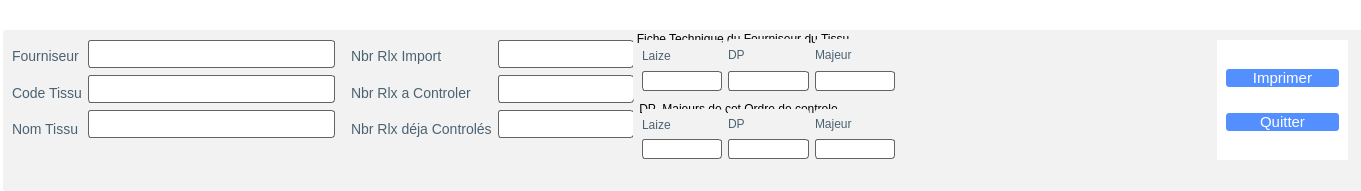
    <widget class="QFrame" name="frame_Top">
     <property name="geometry">
      <rect>
       <x>30</x>
       <y>0</y>
       <width>1361</width>
       <height>191</height>
      </rect>
     </property>
     <property name="maximumSize">
      <size>
       <width>16777215</width>
       <height>200</height>
      </size>
     </property>
     <property name="styleSheet">
      <string notr="true">QFrame{

	background-color: rgb(255, 255, 255);
	border:0px;
}</string>
     </property>
     <property name="frameShape">
      <enum>QFrame::StyledPanel</enum>
     </property>
     <property name="frameShadow">
      <enum>QFrame::Raised</enum>
     </property>
     <widget class="QFrame" name="frame_TopCenter">
      <property name="geometry">
       <rect>
        <x>3</x>
        <y>30</y>
        <width>1381</width>
        <height>161</height>
       </rect>
      </property>
      <property name="styleSheet">
       <string notr="true">background-color: rgb(242, 242, 242);
border-radius:3px;</string>
      </property>
      <property name="frameShape">
       <enum>QFrame::StyledPanel</enum>
      </property>
      <property name="frameShadow">
       <enum>QFrame::Raised</enum>
      </property>
      <widget class="QGroupBox" name="groupBox">
       <property name="geometry">
        <rect>
         <x>0</x>
         <y>0</y>
         <width>341</width>
         <height>121</height>
        </rect>
       </property>
       <property name="styleSheet">
        <string notr="true">QGroupBox{
	padding:0px;
}
QLabel{
	text-align:left;
	color:#4b6272;
	border:0px;
	font-size:14px;
}


QLineEdit {
    border: 1px solid  rgb(99, 99, 99);
    border-radius: 3px;
    padding: 5px;
    background-color: #fff;
    color: rgb(100, 100, 100);
}
QLineEdit:hover {
    border: 1px solid rgb(186, 189, 182);
}
QLineEdit:focus {
    border: 1px solid   rgb(114, 159, 207);
    color: rgb(100, 100, 100);
}



</string>
       </property>
       <property name="title">
        <string/>
       </property>
       <layout class="QGridLayout" name="gridLayout_3">
        <item row="0" column="1">
         <layout class="QHBoxLayout" name="horizontalLayout">
          <item>
           <layout class="QVBoxLayout" name="verticalLayout">
            <item>
             <widget class="QLabel" name="label_Fourniseur">
              <property name="minimumSize">
               <size>
                <width>0</width>
                <height>33</height>
               </size>
              </property>
              <property name="maximumSize">
               <size>
                <width>16777215</width>
                <height>33</height>
               </size>
              </property>
              <property name="styleSheet">
               <string notr="true"/>
              </property>
              <property name="text">
               <string>Fourniseur</string>
              </property>
             </widget>
            </item>
            <item>
             <widget class="QLabel" name="label_Code_Tissu">
              <property name="minimumSize">
               <size>
                <width>0</width>
                <height>33</height>
               </size>
              </property>
              <property name="maximumSize">
               <size>
                <width>16777215</width>
                <height>33</height>
               </size>
              </property>
              <property name="styleSheet">
               <string notr="true"/>
              </property>
              <property name="text">
               <string>Code Tissu</string>
              </property>
             </widget>
            </item>
            <item>
             <widget class="QLabel" name="label_Nom_Tissu">
              <property name="minimumSize">
               <size>
                <width>0</width>
                <height>33</height>
               </size>
              </property>
              <property name="maximumSize">
               <size>
                <width>16777215</width>
                <height>33</height>
               </size>
              </property>
              <property name="styleSheet">
               <string notr="true"/>
              </property>
              <property name="text">
               <string>Nom Tissu</string>
              </property>
             </widget>
            </item>
           </layout>
          </item>
          <item>
           <layout class="QVBoxLayout" name="verticalLayout_3">
            <item>
             <widget class="QLineEdit" name="lineEdit_Fourniseur">
              <property name="minimumSize">
               <size>
                <width>150</width>
                <height>28</height>
               </size>
              </property>
              <property name="maximumSize">
               <size>
                <width>16777215</width>
                <height>16777215</height>
               </size>
              </property>
              <property name="styleSheet">
               <string notr="true"/>
              </property>
             </widget>
            </item>
            <item>
             <widget class="QLineEdit" name="lineEdit_Code_Tissu">
              <property name="minimumSize">
               <size>
                <width>150</width>
                <height>28</height>
               </size>
              </property>
              <property name="maximumSize">
               <size>
                <width>16777215</width>
                <height>16777215</height>
               </size>
              </property>
              <property name="styleSheet">
               <string notr="true"/>
              </property>
             </widget>
            </item>
            <item>
             <widget class="QLineEdit" name="lineEdit_Nom_Tissu">
              <property name="minimumSize">
               <size>
                <width>150</width>
                <height>28</height>
               </size>
              </property>
              <property name="maximumSize">
               <size>
                <width>16777215</width>
                <height>16777215</height>
               </size>
              </property>
              <property name="styleSheet">
               <string notr="true"/>
              </property>
             </widget>
            </item>
           </layout>
          </item>
         </layout>
        </item>
       </layout>
      </widget>
      <widget class="QGroupBox" name="groupBox_2">
       <property name="geometry">
        <rect>
         <x>339</x>
         <y>0</y>
         <width>301</width>
         <height>121</height>
        </rect>
       </property>
       <property name="styleSheet">
        <string notr="true">QGroupBox{
	padding:0px;
}
QLabel{
	text-align:left;
	color:#4b6272;
	border:0px;
	font-size:14px;
}

QLineEdit {
    border: 1px solid  rgb(99, 99, 99);
    border-radius: 3px;
    padding: 5px;
    background-color: #fff;
    color: rgb(100, 100, 100);
}
QLineEdit:hover {
    border: 1px solid rgb(186, 189, 182);
}
QLineEdit:focus {
    border: 1px solid   rgb(114, 159, 207);
    color: rgb(100, 100, 100);
}

</string>
       </property>
       <property name="title">
        <string/>
       </property>
       <layout class="QGridLayout" name="gridLayout_5">
        <item row="0" column="0">
         <layout class="QHBoxLayout" name="horizontalLayout_3">
          <item>
           <layout class="QVBoxLayout" name="verticalLayout_6">
            <item>
             <widget class="QLabel" name="label_Nbr_Rlx_Import">
              <property name="minimumSize">
               <size>
                <width>0</width>
                <height>33</height>
               </size>
              </property>
              <property name="maximumSize">
               <size>
                <width>16777215</width>
                <height>33</height>
               </size>
              </property>
              <property name="styleSheet">
               <string notr="true"/>
              </property>
              <property name="text">
               <string>Nbr Rlx Import</string>
              </property>
             </widget>
            </item>
            <item>
             <widget class="QLabel" name="label_Nbr_Rlx_a_Controler">
              <property name="minimumSize">
               <size>
                <width>0</width>
                <height>33</height>
               </size>
              </property>
              <property name="maximumSize">
               <size>
                <width>16777215</width>
                <height>33</height>
               </size>
              </property>
              <property name="cursor">
               <cursorShape>ArrowCursor</cursorShape>
              </property>
              <property name="styleSheet">
               <string notr="true"/>
              </property>
              <property name="text">
               <string>Nbr Rlx a Controler</string>
              </property>
             </widget>
            </item>
            <item>
             <widget class="QLabel" name="label_Nbr_Rlx_deja_Controles">
              <property name="minimumSize">
               <size>
                <width>0</width>
                <height>33</height>
               </size>
              </property>
              <property name="maximumSize">
               <size>
                <width>16777215</width>
                <height>33</height>
               </size>
              </property>
              <property name="styleSheet">
               <string notr="true"/>
              </property>
              <property name="text">
               <string>Nbr Rlx déja Controlés</string>
              </property>
             </widget>
            </item>
           </layout>
          </item>
          <item>
           <layout class="QVBoxLayout" name="verticalLayout_7">
            <item>
             <widget class="QLineEdit" name="lineEdit_Nbr_Rlx_Import">
              <property name="minimumSize">
               <size>
                <width>50</width>
                <height>0</height>
               </size>
              </property>
              <property name="maximumSize">
               <size>
                <width>16777215</width>
                <height>16777215</height>
               </size>
              </property>
              <property name="styleSheet">
               <string notr="true"/>
              </property>
             </widget>
            </item>
            <item>
             <widget class="QLineEdit" name="lineEdit_Nbr_Rlx_a_Controler">
              <property name="minimumSize">
               <size>
                <width>50</width>
                <height>0</height>
               </size>
              </property>
              <property name="maximumSize">
               <size>
                <width>16777215</width>
                <height>16777215</height>
               </size>
              </property>
              <property name="styleSheet">
               <string notr="true"/>
              </property>
             </widget>
            </item>
            <item>
             <widget class="QLineEdit" name="lineEdit_Nbr_Rlx_deja_Controles">
              <property name="minimumSize">
               <size>
                <width>50</width>
                <height>0</height>
               </size>
              </property>
              <property name="maximumSize">
               <size>
                <width>16777215</width>
                <height>16777215</height>
               </size>
              </property>
              <property name="styleSheet">
               <string notr="true"/>
              </property>
             </widget>
            </item>
           </layout>
          </item>
         </layout>
        </item>
       </layout>
      </widget>
      <widget class="QGroupBox" name="groupBox_DP_Majeurs_de_cet_Ordre_de_Controle_2">
       <property name="geometry">
        <rect>
         <x>630</x>
         <y>70</y>
         <width>271</width>
         <height>71</height>
        </rect>
       </property>
       <property name="styleSheet">
        <string notr="true">QGroupBox{
	padding: 2px;
	border-radius: 3px;
}
QLabel{
	text-align:left;
	color:#4b6272;
	border:0px;
	font-size:12px;
}

QLineEdit {
    border: 1px solid  rgb(99, 99, 99);
    border-radius: 3px;
    padding: 5px;
    background-color: #fff;
    color: rgb(100, 100, 100);
}
QLineEdit:hover {
    border: 1px solid rgb(186, 189, 182);
}
QLineEdit:focus {
    border: 1px solid   rgb(114, 159, 207);
    color: rgb(100, 100, 100);
}



</string>
       </property>
       <property name="title">
        <string>DP &amp; Majeurs de cet Ordre de controle</string>
       </property>
       <layout class="QGridLayout" name="gridLayout_14">
        <property name="topMargin">
         <number>9</number>
        </property>
        <property name="bottomMargin">
         <number>12</number>
        </property>
        <item row="0" column="0">
         <layout class="QVBoxLayout" name="verticalLayout_31">
          <property name="spacing">
           <number>0</number>
          </property>
          <property name="sizeConstraint">
           <enum>QLayout::SetFixedSize</enum>
          </property>
          <item>
           <widget class="QLabel" name="label_Laize_3">
            <property name="minimumSize">
             <size>
              <width>0</width>
              <height>32</height>
             </size>
            </property>
            <property name="maximumSize">
             <size>
              <width>16777215</width>
              <height>29</height>
             </size>
            </property>
            <property name="styleSheet">
             <string notr="true"/>
            </property>
            <property name="text">
             <string notr="true">Laize</string>
            </property>
           </widget>
          </item>
          <item>
           <widget class="QLineEdit" name="lineEdit_Laize2_2">
            <property name="minimumSize">
             <size>
              <width>0</width>
              <height>20</height>
             </size>
            </property>
            <property name="maximumSize">
             <size>
              <width>16777215</width>
              <height>20</height>
             </size>
            </property>
            <property name="styleSheet">
             <string notr="true"/>
            </property>
           </widget>
          </item>
         </layout>
        </item>
        <item row="0" column="1">
         <layout class="QVBoxLayout" name="verticalLayout_34">
          <property name="spacing">
           <number>0</number>
          </property>
          <property name="sizeConstraint">
           <enum>QLayout::SetFixedSize</enum>
          </property>
          <item>
           <widget class="QLabel" name="label_DP_3">
            <property name="minimumSize">
             <size>
              <width>0</width>
              <height>29</height>
             </size>
            </property>
            <property name="maximumSize">
             <size>
              <width>16777215</width>
              <height>32</height>
             </size>
            </property>
            <property name="styleSheet">
             <string notr="true"/>
            </property>
            <property name="text">
             <string>DP</string>
            </property>
           </widget>
          </item>
          <item>
           <widget class="QLineEdit" name="lineEdit_DP_4">
            <property name="minimumSize">
             <size>
              <width>0</width>
              <height>20</height>
             </size>
            </property>
            <property name="maximumSize">
             <size>
              <width>16777215</width>
              <height>20</height>
             </size>
            </property>
            <property name="styleSheet">
             <string notr="true"/>
            </property>
           </widget>
          </item>
         </layout>
        </item>
        <item row="0" column="2">
         <layout class="QVBoxLayout" name="verticalLayout_35">
          <property name="spacing">
           <number>0</number>
          </property>
          <property name="sizeConstraint">
           <enum>QLayout::SetFixedSize</enum>
          </property>
          <item>
           <widget class="QLabel" name="label_Majeur_4">
            <property name="minimumSize">
             <size>
              <width>0</width>
              <height>29</height>
             </size>
            </property>
            <property name="maximumSize">
             <size>
              <width>16777215</width>
              <height>32</height>
             </size>
            </property>
            <property name="styleSheet">
             <string notr="true"/>
            </property>
            <property name="text">
             <string>Majeur</string>
            </property>
           </widget>
          </item>
          <item>
           <widget class="QLineEdit" name="lineEdit_Majeur_4">
            <property name="minimumSize">
             <size>
              <width>0</width>
              <height>20</height>
             </size>
            </property>
            <property name="maximumSize">
             <size>
              <width>16777215</width>
              <height>20</height>
             </size>
            </property>
            <property name="styleSheet">
             <string notr="true"/>
            </property>
           </widget>
          </item>
         </layout>
        </item>
       </layout>
      </widget>
      <widget class="QGroupBox" name="groupBox_Fiche_Technique_du_Fourniseur_du_Tissu_2">
       <property name="geometry">
        <rect>
         <x>630</x>
         <y>0</y>
         <width>271</width>
         <height>71</height>
        </rect>
       </property>
       <property name="styleSheet">
        <string notr="true">QGroupBox{
	padding: 2px;
	border-radius: 3px;
}
QLabel{
	text-align:left;
	color:#4b6272;
	border:0px;
	font-size:12px;
}

QLineEdit {
    border: 1px solid  rgb(99, 99, 99);
    border-radius: 3px;
    padding: 5px;
    background-color: #fff;
    color: rgb(100, 100, 100);
}
QLineEdit:hover {
    border: 1px solid rgb(186, 189, 182);
}
QLineEdit:focus {
    border: 1px solid   rgb(114, 159, 207);
    color: rgb(100, 100, 100);
}



</string>
       </property>
       <property name="title">
        <string>Fiche Technique du Fourniseur du Tissu</string>
       </property>
       <layout class="QGridLayout" name="gridLayout_4">
        <item row="0" column="0">
         <layout class="QVBoxLayout" name="verticalLayout_33">
          <property name="spacing">
           <number>0</number>
          </property>
          <property name="sizeConstraint">
           <enum>QLayout::SetFixedSize</enum>
          </property>
          <item>
           <widget class="QLabel" name="label_Laize_1">
            <property name="minimumSize">
             <size>
              <width>0</width>
              <height>32</height>
             </size>
            </property>
            <property name="maximumSize">
             <size>
              <width>16777215</width>
              <height>29</height>
             </size>
            </property>
            <property name="styleSheet">
             <string notr="true"/>
            </property>
            <property name="text">
             <string notr="true">Laize</string>
            </property>
           </widget>
          </item>
          <item>
           <widget class="QLineEdit" name="lineEdit_Laize_1">
            <property name="minimumSize">
             <size>
              <width>0</width>
              <height>20</height>
             </size>
            </property>
            <property name="maximumSize">
             <size>
              <width>16777215</width>
              <height>20</height>
             </size>
            </property>
            <property name="styleSheet">
             <string notr="true"/>
            </property>
           </widget>
          </item>
         </layout>
        </item>
        <item row="0" column="1">
         <layout class="QVBoxLayout" name="verticalLayout_10">
          <property name="spacing">
           <number>0</number>
          </property>
          <property name="sizeConstraint">
           <enum>QLayout::SetFixedSize</enum>
          </property>
          <item>
           <widget class="QLabel" name="label_DP_1">
            <property name="minimumSize">
             <size>
              <width>0</width>
              <height>29</height>
             </size>
            </property>
            <property name="maximumSize">
             <size>
              <width>16777215</width>
              <height>32</height>
             </size>
            </property>
            <property name="styleSheet">
             <string notr="true"/>
            </property>
            <property name="text">
             <string>DP</string>
            </property>
           </widget>
          </item>
          <item>
           <widget class="QLineEdit" name="lineEdit_DP_1">
            <property name="minimumSize">
             <size>
              <width>0</width>
              <height>20</height>
             </size>
            </property>
            <property name="maximumSize">
             <size>
              <width>16777215</width>
              <height>20</height>
             </size>
            </property>
            <property name="styleSheet">
             <string notr="true"/>
            </property>
           </widget>
          </item>
         </layout>
        </item>
        <item row="0" column="2">
         <layout class="QVBoxLayout" name="verticalLayout_11">
          <property name="spacing">
           <number>0</number>
          </property>
          <property name="sizeConstraint">
           <enum>QLayout::SetFixedSize</enum>
          </property>
          <item>
           <widget class="QLabel" name="label_Majeur_1">
            <property name="minimumSize">
             <size>
              <width>0</width>
              <height>29</height>
             </size>
            </property>
            <property name="maximumSize">
             <size>
              <width>16777215</width>
              <height>32</height>
             </size>
            </property>
            <property name="styleSheet">
             <string notr="true"/>
            </property>
            <property name="text">
             <string>Majeur</string>
            </property>
           </widget>
          </item>
          <item>
           <widget class="QLineEdit" name="lineEdit_Majeur_1">
            <property name="minimumSize">
             <size>
              <width>0</width>
              <height>20</height>
             </size>
            </property>
            <property name="maximumSize">
             <size>
              <width>16777215</width>
              <height>20</height>
             </size>
            </property>
            <property name="styleSheet">
             <string notr="true"/>
            </property>
           </widget>
          </item>
         </layout>
        </item>
       </layout>
      </widget>
     </widget>
     <widget class="QFrame" name="frame_TopFunctions">
      <property name="geometry">
       <rect>
        <x>1217</x>
        <y>40</y>
        <width>131</width>
        <height>120</height>
       </rect>
      </property>
      <property name="frameShape">
       <enum>QFrame::StyledPanel</enum>
      </property>
      <property name="frameShadow">
       <enum>QFrame::Raised</enum>
      </property>
      <layout class="QGridLayout" name="gridLayout_2">
       <item row="0" column="0">
        <widget class="QPushButton" name="pushButton_Imprimer">
         <property name="styleSheet">
          <string notr="true">QPushButton{
	color:#fff;
	border:0px;
	border-radius:3px;
	font-size:15px;
	cursor: pointer;
	background-color:#538fff;
}
QPushButton:hover{
background-color:#3668ff;
}</string>
         </property>
         <property name="text">
          <string>Imprimer</string>
         </property>
        </widget>
       </item>
       <item row="1" column="0">
        <widget class="QPushButton" name="pushButton_Quitter">
         <property name="styleSheet">
          <string notr="true">QPushButton{
	color:#fff;
	border:0px;
	border-radius:3px;
	font-size:15px;
	cursor: pointer;
	background-color:#538fff;
}
QPushButton:hover{
background-color:#3668ff;
}</string>
         </property>
         <property name="text">
          <string>Quitter</string>
         </property>
        </widget>
       </item>
      </layout>
     </widget>
    </widget>
